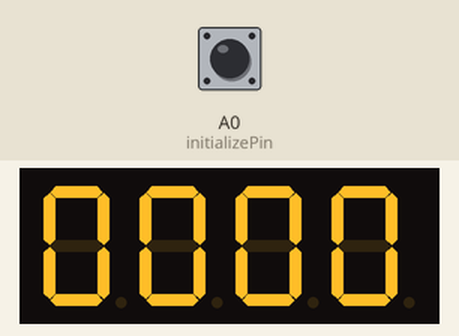
A sketch run on a simulated Arduino Uno, built with avr-gcc and run on an emulated ATmega328P. On the bench: 4-digit seven-segment display. Wiring (inferred from the names in the program): 4-digit 7-segment display, segments lit when HIGH: segments pin 6, pin 7, pin 8, pin 9, pin 10, pin 11, pin 12; digit selects pin 2, pin 3, pin 4, pin 5. The test bench sets the inputs (shaded band); at power-on: A0 (initializePin) HIGH. The segment pins are drawn as the display they are named for.

Above: at 1.2 s.
1.3 s: A0 (initializePin) pulled LOW for 0.15 s
At 1.47 s:
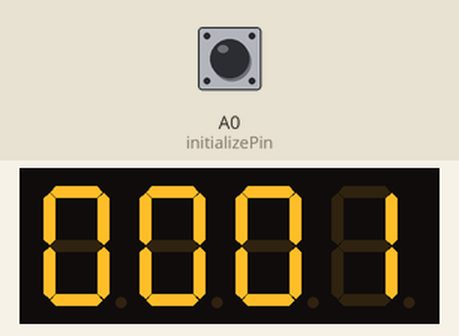
At 1.96 s:
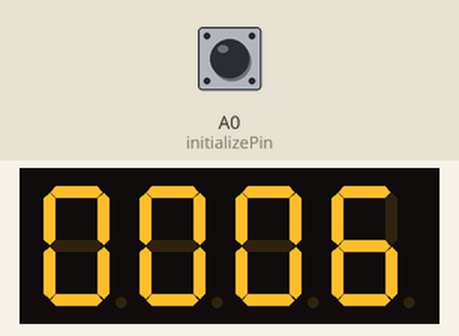
Timing chart, 0 to 4.3 s (numbered marks = the images above; inputs shaded):
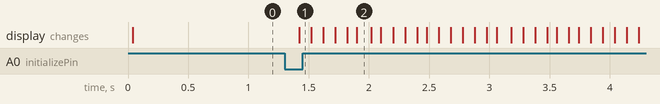

Measured:
- after the input at 1.3 s, the display: changes after 0.12 s (image 1)

The sketch:

TimerByUsing3461CSR.ino
```cpp
/*
 *  --------------  3461CSR  -----------------
 * |         |          |          |          |
 * |  FIRST  |  SECOND  |   THIRD  |  FOURTH  |
 * |         |          |          |          |
 *  ------------------------------------------
 *
 *   LOW (Screen)   ==>    HIGH (Segment)
 *
 */

#include <MsTimer2.h>

int first3461CSR = 2;
int second3461CSR = 3;
int third3461CSR = 4;
int fourth3461CSR = 5;

/*
 *         A
 *        ---
 *     F |   | B
 *        --- <== G
 *     E |   | C
 *        ---
 *         D
 */


int segmentA = 6;
int segmentB = 7;
int segmentC = 8;
int segmentD = 9;
int segmentE = 10;
int segmentF = 11;
int segmentG = 12;
int segmentDOT = 13;

int timer = 0;
int mode = 0;
int conditionVariable = 0;
int timeSet;

int initializePin = A0;

void setup() {
  Serial.begin(9600);
  pinMode(first3461CSR, OUTPUT);
  pinMode(second3461CSR, OUTPUT);
  pinMode(third3461CSR, OUTPUT);
  pinMode(fourth3461CSR, OUTPUT);
  pinMode(segmentA, OUTPUT);
  pinMode(segmentB, OUTPUT);
  pinMode(segmentC, OUTPUT);
  pinMode(segmentD, OUTPUT);
  pinMode(segmentE, OUTPUT);
  pinMode(segmentF, OUTPUT);
  pinMode(segmentG, OUTPUT);
  pinMode(initializePin, INPUT_PULLUP);

  MsTimer2::set(97, Timer);
  MsTimer2::start();
}

void loop() {
  if(digitalRead(initializePin) == LOW) {
    if(conditionVariable == 0) {
      if(mode == 2) {
        mode = 0;
        conditionVariable = 1;
      } else {
        mode++;
        conditionVariable = 1;
      }
    }
  } else {
    if(conditionVariable == 1) {
      conditionVariable = 0;
    }
  }

  if(mode == 0) {
    timer = 0;
    print3461CSR(timer);
  }
  else if (mode == 1 ) {
    print3461CSR(timer);
    timeSet = timer;
  }
  else {
    print3461CSR(timeSet);
  }
}

void Timer() {
  timer++;
}

int print3461CSR(int number) {
  int firstNum = number / 1000;
  int secondNum = ( number % 1000 ) / 100;
  int thirdNum = ( number % 100 ) / 10;
  int fourthNum = number % 10;

  turnOnFirstNumber();
  print3461CSRNumber(firstNum);
  delay(4);
  turnOffAll();
  turnOnSecondNumber();
  print3461CSRNumber(secondNum);
  delay(4);
  turnOffAll();
  turnOnThirdNumber();
  print3461CSRNumber(thirdNum);
  delay(4);
  turnOffAll();
  turnOnFourthNumber();
  print3461CSRNumber(fourthNum);
  delay(4);
  turnOffAll();
}

int print3461CSRNumber(int number) {
  if(number == 0) {
    digitalWrite(segmentA, HIGH);
    digitalWrite(segmentB, HIGH);
    digitalWrite(segmentC, HIGH);
    digitalWrite(segmentD, HIGH);
    digitalWrite(segmentE, HIGH);
    digitalWrite(segmentF, HIGH);
    digitalWrite(segmentG, LOW);
  } else if(number == 1) {
    digitalWrite(segmentA, LOW);
    digitalWrite(segmentB, HIGH);
    digitalWrite(segmentC, HIGH);
    digitalWrite(segmentD, LOW);
    digitalWrite(segmentE, LOW);
    digitalWrite(segmentF, LOW);
    digitalWrite(segmentG, LOW);
  } else if(number == 2) {
    digitalWrite(segmentA, HIGH);
    digitalWrite(segmentB, HIGH);
    digitalWrite(segmentC, LOW);
    digitalWrite(segmentD, HIGH);
    digitalWrite(segmentE, HIGH);
    digitalWrite(segmentF, LOW);
    digitalWrite(segmentG, HIGH);
  } else if(number == 3) {
    digitalWrite(segmentA, HIGH);
    digitalWrite(segmentB, HIGH);
    digitalWrite(segmentC, HIGH);
    digitalWrite(segmentD, HIGH);
    digitalWrite(segmentE, LOW);
    digitalWrite(segmentF, LOW);
    digitalWrite(segmentG, HIGH);
  } else if(number == 4) {
    digitalWrite(segmentA, LOW);
    digitalWrite(segmentB, HIGH);
    digitalWrite(segmentC, HIGH);
    digitalWrite(segmentD, LOW);
    digitalWrite(segmentE, LOW);
    digitalWrite(segmentF, HIGH);
    digitalWrite(segmentG, HIGH);
  } else if(number == 5) {
    digitalWrite(segmentA, HIGH);
    digitalWrite(segmentB, LOW);
    digitalWrite(segmentC, HIGH);
    digitalWrite(segmentD, HIGH);
    digitalWrite(segmentE, LOW);
    digitalWrite(segmentF, HIGH);
    digitalWrite(segmentG, HIGH);
  } else if(number == 6) {
    digitalWrite(segmentA, HIGH);
    digitalWrite(segmentB, LOW);
    digitalWrite(segmentC, HIGH);
    digitalWrite(segmentD, HIGH);
    digitalWrite(segmentE, HIGH);
    digitalWrite(segmentF, HIGH);
    digitalWrite(segmentG, HIGH);
  } else if(number == 7) {
    digitalWrite(segmentA, HIGH);
    digitalWrite(segmentB, HIGH);
    digitalWrite(segmentC, HIGH);
    digitalWrite(segmentD, LOW);
    digitalWrite(segmentE, LOW);
    digitalWrite(segmentF, HIGH);
    digitalWrite(segmentG, LOW);
  } else if(number == 8) {
    digitalWrite(segmentA, HIGH);
    digitalWrite(segmentB, HIGH);
    digitalWrite(segmentC, HIGH);
    digitalWrite(segmentD, HIGH);
    digitalWrite(segmentE, HIGH);
    digitalWrite(segmentF, HIGH);
    digitalWrite(segmentG, HIGH);
  } else if(number == 9) {
    digitalWrite(segmentA, HIGH);
    digitalWrite(segmentB, HIGH);
    digitalWrite(segmentC, HIGH);
    digitalWrite(segmentD, LOW);
    digitalWrite(segmentE, LOW);
    digitalWrite(segmentF, HIGH);
    digitalWrite(segmentG, HIGH);
  }
}

void turnOffAll(){
    digitalWrite(segmentA, HIGH);
    digitalWrite(segmentB, HIGH);
    digitalWrite(segmentC, HIGH);
    digitalWrite(segmentD, HIGH);
    digitalWrite(segmentE, HIGH);
    digitalWrite(segmentF, HIGH);
    digitalWrite(segmentG, HIGH);
}

void turnOnFirstNumber(){
  digitalWrite(first3461CSR, LOW);
  digitalWrite(second3461CSR, HIGH);
  digitalWrite(third3461CSR, HIGH);
  digitalWrite(fourth3461CSR, HIGH);
}

void turnOnSecondNumber(){
  digitalWrite(first3461CSR, HIGH);
  digitalWrite(second3461CSR, LOW);
  digitalWrite(third3461CSR, HIGH);
  digitalWrite(fourth3461CSR, HIGH);
}

void turnOnThirdNumber(){
  digitalWrite(first3461CSR, HIGH);
  digitalWrite(second3461CSR, HIGH);
  digitalWrite(third3461CSR, LOW);
  digitalWrite(fourth3461CSR, HIGH);
}

void turnOnFourthNumber(){
  digitalWrite(first3461CSR, HIGH);
  digitalWrite(second3461CSR, HIGH);
  digitalWrite(third3461CSR, HIGH);
  digitalWrite(fourth3461CSR, LOW);
}
```
